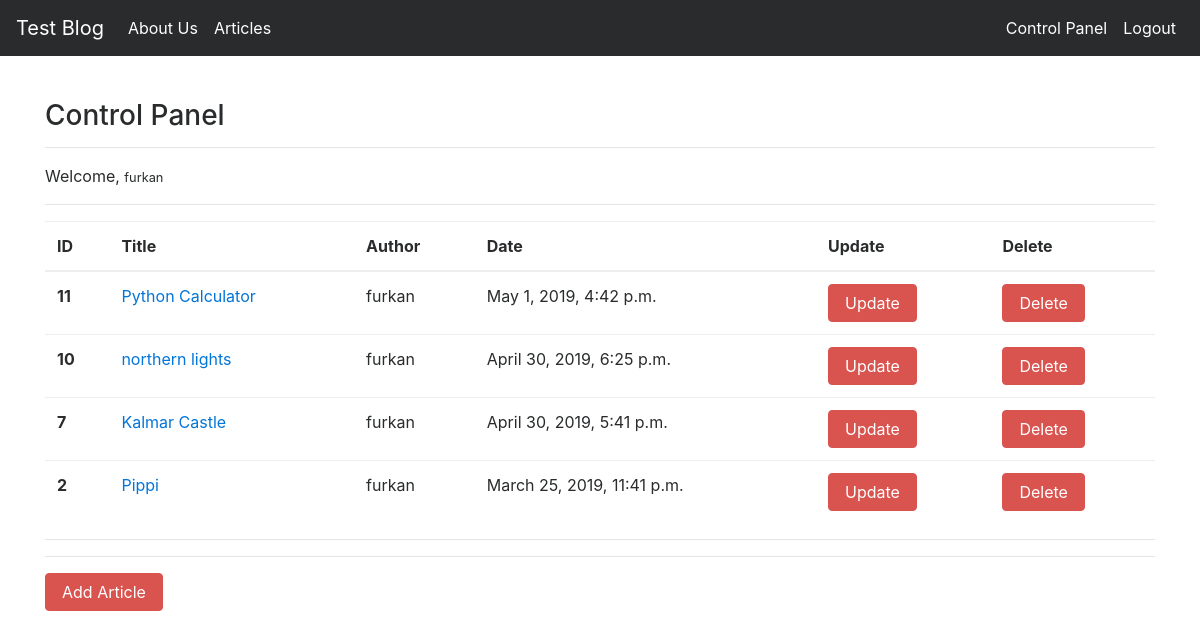
Screenshot of /articles/dashboard/ (signed in) with the database file from the repository.
### article/models.py (models this page shows, shortened)
class Article(models.Model):
    author = models.ForeignKey("auth.User", on_delete = models.CASCADE)
    title = models.CharField(max_length = 50)
    content = RichTextField()
    created_date = models.DateTimeField(auto_now_add=True)
    articleImage = models.FileField(blank = True,null = True,verbose_name="Add Image to Article")
    class Meta:
        ordering = ['-created_date']

### article/views.py (the view)
# urls.py: path('dashboard/',views.dashboard,name = "dashboard"),
@login_required(login_url = "user:login")
def dashboard(request):
    articles = Article.objects.filter(author = request.user)
    context = {
        "articles":articles
    }
    return render(request,"dashboard.html",context)

### templates/dashboard.html
{% extends "layout.html" %}
{% block body %}
<h3>Control Panel</h3>
<hr>
<p>
Welcome, <small>{{request.user.username}}</small>
</p>
<hr>
{% if articles %}
<table class="table">
  <thead>
    <tr>
      <th scope="col">ID</th>
      <th scope="col">Title</th>
      <th scope="col">Author</th>
      <th scope="col">Date</th>
      <th scope="col">Update</th>
      <th scope="col">Delete</th>
    </tr>
  </thead>
  <tbody>
        {% for article in articles %}
            <tr>
                <th scope="row">{{article.id}}</th>
                    <td><a href="{% url 'article:detail' article.id %}">{{article.title}}</a></td>
                    <td>{{article.author.username}}</td>
                    <td>{{article.created_date}}</td>
                    <td><a href="{% url 'article:update' article.id %}" class="btn btn-danger">Update</a></td>
                    <td><a href="{% url 'article:delete' article.id %}" class="btn btn-danger">Delete</a></td>
            </tr>
        {% endfor %}
  </tbody>
</table>
{% else %}
<div class="alert alert-danger">
You haven't any articles.
</div>
{% endif %}
<hr>
<hr>
<a class="btn btn-danger" href="{% url 'article:addarticle' %}">Add Article</a>
{% endblock body %}

### rows the page displays
Article: id "11", title "Python Calculator", author.username "furkan", created_date "May 1, 2019, 4:42 p.m."
Article: id "10", title "northern lights", author.username "furkan", created_date "April 30, 2019, 6:25 p.m."
Article: id "7", title "Kalmar Castle", author.username "furkan", created_date "April 30, 2019, 5:41 p.m."
Article: id "2", title "Pippi", author.username "furkan", created_date "March 25, 2019, 11:41 p.m."

### other values shown
{{ request.user.username }} "furkan"
